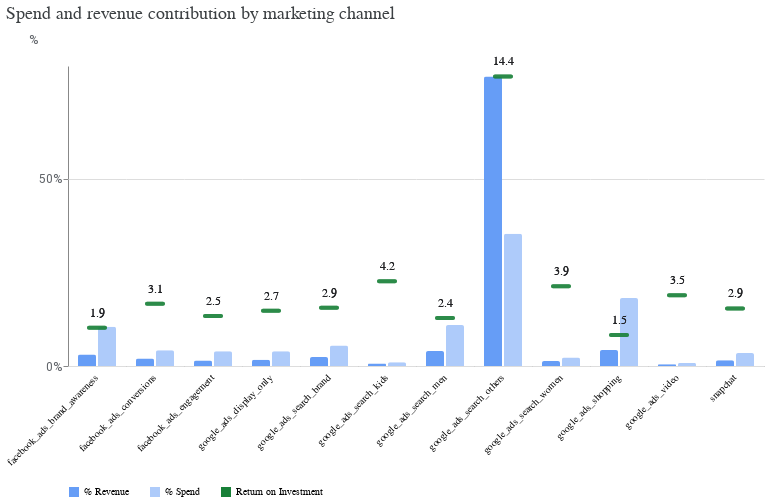

Notebook cell for this chart:
### Code cell
media_summary.plot_spend_vs_contribution()

### Figure 1 — Vega-Lite specification as saved in the notebook (floating-point values rounded to 4 significant figures)
{"config": {"view": {"continuousWidth": 300, "continuousHeight": 300, "strokeOpacity": 0}, "axis": {"labelColor": "#5F6368", "labelFont": "Roboto", "labelFontSize": 12, "titleColor": "#5F6368", "titleFont": "Roboto", "titleFontSize": 12, "titleFontWeight": "normal", "titlePadding": 10}, "header": {"labelAlign": "right", "labelAngle": -45, "labelBaseline": "middle", "labelOrient": "bottom", "title": null}}, "data": {"name": "data-acc77e954b1278ddceee755233958538"}, "facet": {"column": {"field": "channel", "type": "nominal"}}, "spec": {"layer": [{"mark": {"type": "bar", "cornerRadiusEnd": 2, "tooltip": true}, "encoding": {"color": {"field": "label", "legend": {"columnPadding": 20, "orient": "bottom", "rowPadding": 10, "title": null}, "scale": {"domain": ["% Revenue", "% Spend", "Return on Investment"], "range": ["#669DF6", "#AECBFA", "#188038"]}, "type": "nominal"}, "tooltip": [{"field": "pct", "format": ".1%", "type": "quantitative"}], "x": {"axis": {"labels": false, "ticks": false, "title": null}, "field": "label", "scale": {"paddingOuter": 0.5}, "type": "nominal"}, "y": {"axis": {"format": "%", "tickCount": 2, "titleAlign": "left", "titleAngle": 0, "titleY": -20}, "field": "pct", "type": "quantitative"}}}, {"mark": {"type": "tick", "color": "#188038", "cornerRadius": 2, "size": 20, "thickness": 4, "tooltip": true}, "encoding": {"tooltip": [{"field": "roi", "format": ".2f", "type": "quantitative"}], "y": {"field": "roi_scaled", "title": "%", "type": "quantitative"}}}, {"mark": {"type": "text", "color": "#202124", "dy": -15, "fontSize": 12}, "encoding": {"text": {"field": "roi", "format": ".1f", "type": "quantitative"}, "y": {"field": "roi_scaled", "type": "quantitative"}}}]}, "spacing": -1, "title": {"text": "Spend and revenue contribution by marketing channel", "anchor": "start", "color": "#3C4043", "font": "Google Sans Display", "fontSize": 18, "fontWeight": "normal", "offset": 10}, "$schema": "https://vega.github.io/schema/vega-lite/v5.20.1.json", "datasets": {"data-acc77e954b1278ddceee755233958538": [{"channel": "snapchat", "pct": 0.01524, "label": "% Revenue", "roi": 2.854, "roi_scaled": 0.1535}, {"channel": "facebook_ads_conversions", "pct": 0.01987, "label": "% Revenue", "roi": 3.082, "roi_scaled": 0.1658}, {"channel": "facebook_ads_brand_awareness", "pct": 0.03043, "label": "% Revenue", "roi": 1.901, "roi_scaled": 0.1022}, {"channel": "facebook_ads_engagement", "pct": 0.01496, "label": "% Revenue", "roi": 2.474, "roi_scaled": 0.1331}, {"channel": "google_ads_video", "pct": 0.004334, "label": "% Revenue", "roi": 3.513, "roi_scaled": 0.189}, {"channel": "google_ads_shopping", "pct": 0.04273, "label": "% Revenue", "roi": 1.543, "roi_scaled": 0.08299}, {"channel": "google_ads_search_men", "pct": 0.03978, "label": "% Revenue", "roi": 2.378, "roi_scaled": 0.1279}, {"channel": "google_ads_search_kids", "pct": 0.006473, "label": "% Revenue", "roi": 4.203, "roi_scaled": 0.2261}, {"channel": "google_ads_display_only", "pct": 0.01649, "label": "% Revenue", "roi": 2.738, "roi_scaled": 0.1473}, {"channel": "google_ads_search_brand", "pct": 0.02413, "label": "% Revenue", "roi": 2.883, "roi_scaled": 0.1551}, {"channel": "google_ads_search_women", "pct": 0.01348, "label": "% Revenue", "roi": 3.95, "roi_scaled": 0.2125}, {"channel": "google_ads_search_others", "pct": 0.7721, "label": "% Revenue", "roi": 14.35, "roi_scaled": 0.7721}, {"channel": "snapchat", "pct": 0.03498, "label": "% Spend", "roi": 2.854, "roi_scaled": 0.1535}, {"channel": "facebook_ads_conversions", "pct": 0.04224, "label": "% Spend", "roi": 3.082, "roi_scaled": 0.1658}, {"channel": "facebook_ads_brand_awareness", "pct": 0.1049, "label": "% Spend", "roi": 1.901, "roi_scaled": 0.1022}, {"channel": "facebook_ads_engagement", "pct": 0.03961, "label": "% Spend", "roi": 2.474, "roi_scaled": 0.1331}, {"channel": "google_ads_video", "pct": 0.008081, "label": "% Spend", "roi": 3.513, "roi_scaled": 0.189}, {"channel": "google_ads_shopping", "pct": 0.1815, "label": "% Spend", "roi": 1.543, "roi_scaled": 0.08299}, {"channel": "google_ads_search_men", "pct": 0.1096, "label": "% Spend", "roi": 2.378, "roi_scaled": 0.1279}, {"channel": "google_ads_search_kids", "pct": 0.01009, "label": "% Spend", "roi": 4.203, "roi_scaled": 0.2261}, {"channel": "google_ads_display_only", "pct": 0.03946, "label": "% Spend", "roi": 2.738, "roi_scaled": 0.1473}, {"channel": "google_ads_search_brand", "pct": 0.05485, "label": "% Spend", "roi": 2.883, "roi_scaled": 0.1551}, {"channel": "google_ads_search_women", "pct": 0.02237, "label": "% Spend", "roi": 3.95, "roi_scaled": 0.2125}, {"channel": "google_ads_search_others", "pct": 0.3524, "label": "% Spend", "roi": 14.35, "roi_scaled": 0.7721}]}}
